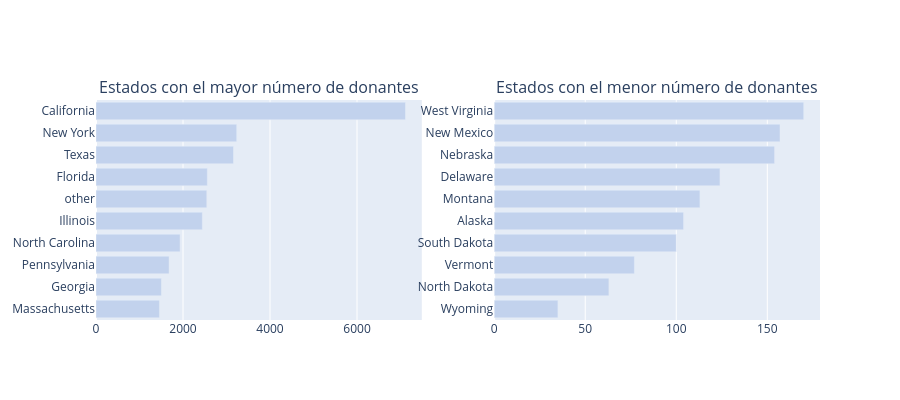

Here is the notebook cell this chart was saved with:
### Markdown cell above
![imagen](imagenes/C1.png)

### Code cell
def bar_hor(df, col, title, color, w=None, h=None, lm=0, limit=100, return_trace=False, rev=False):
    cnt_srs = df[col].value_counts()
    yy = cnt_srs.head(limit).index[::-1]
    xx = cnt_srs.head(limit).values[::-1]

    if rev:
        yy = cnt_srs.tail(limit).index[::-1]
        xx = cnt_srs.tail(limit).values[::-1]

    trace = go.Bar(y=yy, x=xx, orientation='h',
                   marker=dict(color=color))

    if return_trace:
        return trace

    layout = dict(title=title, margin=dict(l=lm), width=w, height=h)
    fig = go.Figure(data=[trace], layout=layout)
    iplot(fig)


def bar_hor_noagg(x, y, title, color, w=None, h=None, lm=0, limit=100, rt=False):
    trace = go.Bar(y=x, x=y, orientation='h',
                   marker=dict(color=color))

    if rt:
        return trace

    layout = dict(title=title, margin=dict(l=lm), width=w, height=h)
    fig = go.Figure(data=[trace], layout=layout)
    iplot(fig)


def bar_ver_noagg(x, y, title, color, w=None, h=None, lm=0, rt=False):
    trace = go.Bar(y=y, x=x,
                   marker=dict(color=color))

    if rt:
        return trace

    layout = dict(title=title, margin=dict(l=lm), width=w, height=h)
    fig = go.Figure(data=[trace], layout=layout)
    iplot(fig)


trace1 = bar_hor(
    donors_df,
    'Donor City',
    "Ciudades con el mayor número de donantes",
    '#c2d2ed',
    500, 400, 200,
    limit=10,
    return_trace=True
)

trace2 = bar_hor(
    donors_df,
    'Donor State',
    "Estados con el mayor número de donantes",
    '#c2d2ed',
    500, 400, 200,
    limit=10,
    return_trace=True
)

trace4 = bar_hor(
    donors_df,
    'Donor State',
    "Estados con el menor número de donantes",
    '#c2d2ed',
    600, 400, 200,
    limit=10,
    return_trace=True,
    rev=True
)

fig = tools.make_subplots(
    rows=1,
    cols=2,
    print_grid=False,
    subplot_titles=[
        'Estados con el mayor número de donantes',
        'Estados con el menor número de donantes'
    ]
)

fig.append_trace(trace2, 1, 1)
fig.append_trace(trace4, 1, 2)

fig['layout'].update(height=400, showlegend=False)
iplot(fig)

### Figure 1 — Plotly figure (JSON) as saved in the notebook; plotly's stock layout.template omitted (floating-point values rounded to 4 significant figures)
{"data": [{"marker": {"color": "#c2d2ed"}, "orientation": "h", "type": "bar", "x": [1458, 1504, 1680, 1933, 2445, 2547, 2560, 3161, 3235, 7115], "xaxis": "x", "y": ["Massachusetts", "Georgia", "Pennsylvania", "North Carolina", "Illinois", "other", "Florida", "Texas", "New York", "California"], "yaxis": "y"}, {"marker": {"color": "#c2d2ed"}, "orientation": "h", "type": "bar", "x": [35, 63, 77, 100, 104, 113, 124, 154, 157, 170], "xaxis": "x2", "y": ["Wyoming", "North Dakota", "Vermont", "South Dakota", "Alaska", "Montana", "Delaware", "Nebraska", "New Mexico", "West Virginia"], "yaxis": "y2"}], "layout": {"annotations": [{"font": {"size": 16}, "showarrow": false, "text": "Estados con el mayor número de donantes", "x": 0.225, "xanchor": "center", "xref": "paper", "y": 1, "yanchor": "bottom", "yref": "paper"}, {"font": {"size": 16}, "showarrow": false, "text": "Estados con el menor número de donantes", "x": 0.775, "xanchor": "center", "xref": "paper", "y": 1, "yanchor": "bottom", "yref": "paper"}], "height": 400, "showlegend": false, "xaxis": {"anchor": "y", "domain": [0, 0.45]}, "xaxis2": {"anchor": "y2", "domain": [0.55, 1]}, "yaxis": {"anchor": "x", "domain": [0, 1]}, "yaxis2": {"anchor": "x2", "domain": [0, 1]}}}
